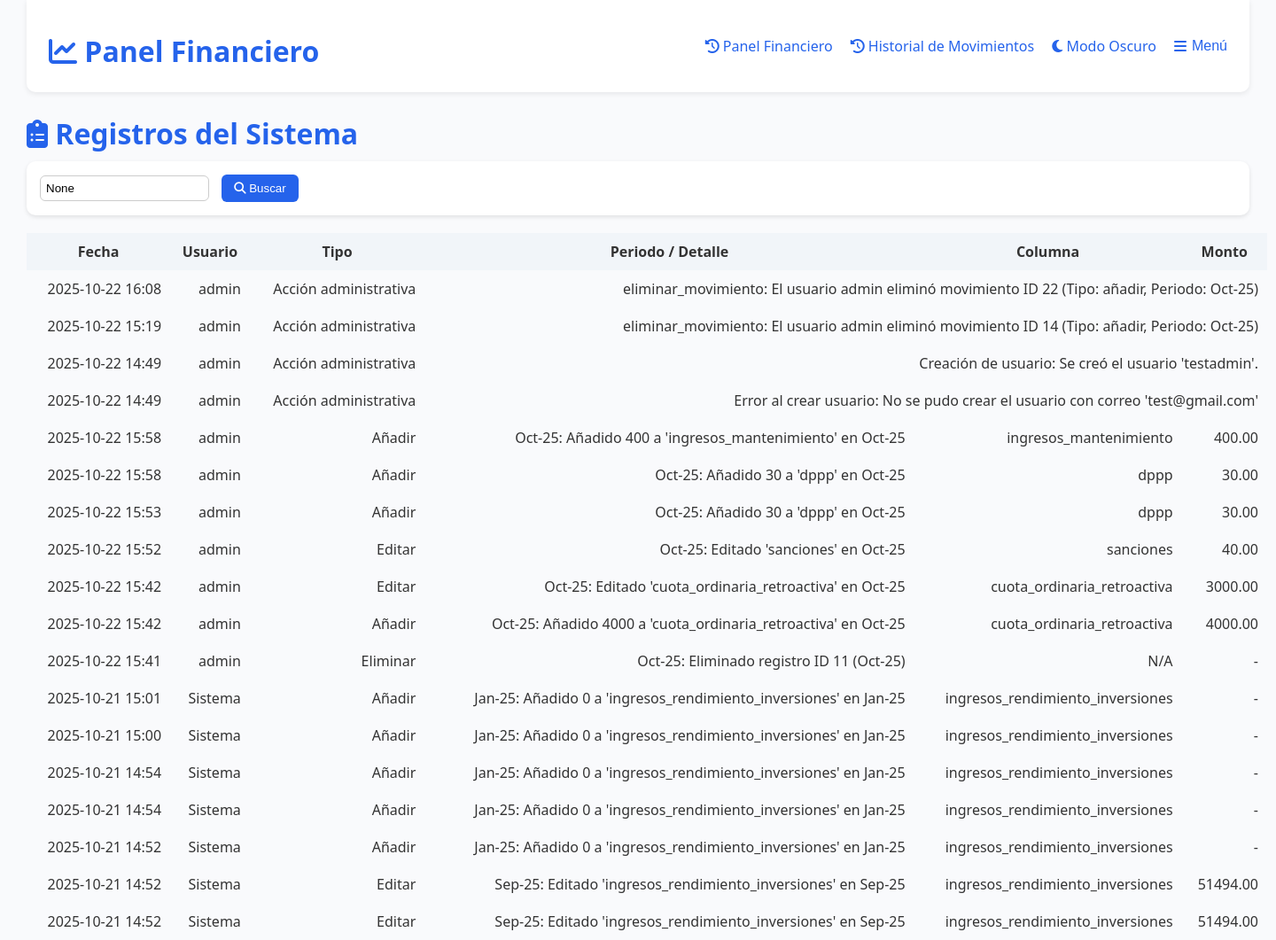
The page /logs/ (signed in) on the database as committed earlier.
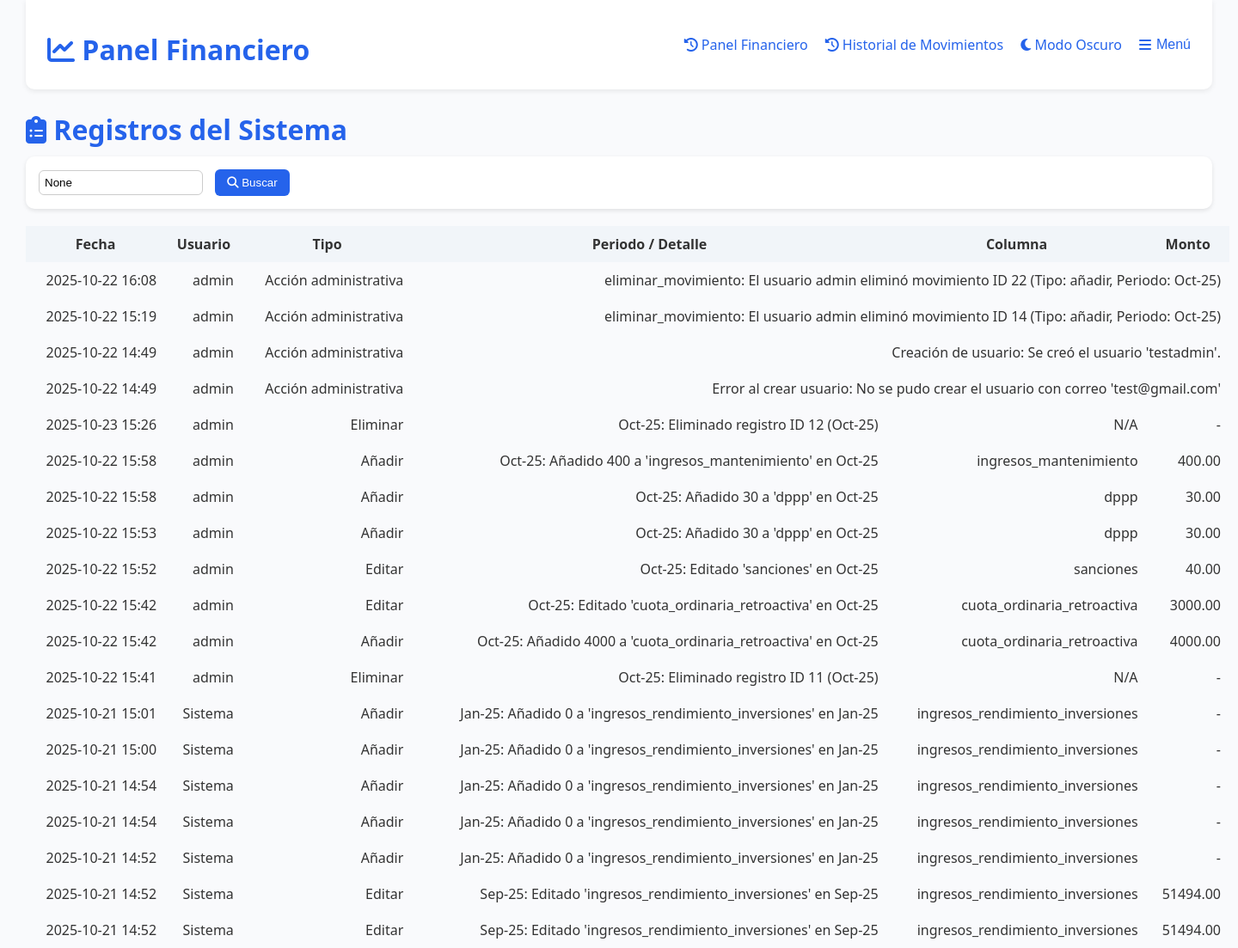
The same page on the database as committed later.
### dashboard/models.py (models this page shows, shortened)
class SystemLog(models.Model):
    fecha = models.DateTimeField(auto_now_add=True)
    usuario = models.ForeignKey(User, on_delete=models.SET_NULL, null=True, blank=True)
    accion = models.CharField(max_length=200)
    detalle = models.TextField(blank=True)
    class Meta:
        ordering = ["-fecha"]

class MovimientoLog(models.Model):
    fecha = models.DateTimeField(default=timezone.now)
    usuario = models.ForeignKey(User, on_delete=models.SET_NULL, null=True, blank=True)
    tipo = models.CharField(max_length=20)  # "añadir", "editar", "eliminar"
    periodo = models.CharField(max_length=20, null=True, blank=True)
    columna = models.CharField(max_length=50, null=True, blank=True)
    monto = models.DecimalField(max_digits=12, decimal_places=2, null=True, blank=True)
    observaciones = models.TextField(blank=True, null=True)

### dashboard/views.py (the view)
# urls.py: path("logs/", views.admin_logs, name="admin_logs"),
@login_required
@user_passes_test(lambda u: u.is_staff)
def admin_logs(request):
    movimientos = MovimientoLog.objects.select_related("usuario").all().order_by("-fecha")
    logs = SystemLog.objects.select_related("usuario").all()
    usuario_filtro = request.GET.get("usuario")
    if usuario_filtro:
        logs = logs.filter(usuario__username__icontains=usuario_filtro)
    return render(request, "finanzas/admin_logs.html", {
        "logs": logs,
        "movimientos": movimientos,
        "usuario_filtro": usuario_filtro
        })

### dashboard/templates/finanzas/admin_logs.html (shortened to what this page needs)
{% extends "finanzas/base.html" %}
{% load static %}
{% block content %}
<h1><i class="fa-solid fa-clipboard-list"></i> Registros del Sistema</h1>
<form method="get" class="filter-form">
  <input type="text" name="usuario" value="{{ usuario_filtro }}" placeholder="Filtrar por usuario">
  <button type="submit"><i class="fas fa-search"></i> Buscar</button>
</form>
<table class="logs-table">
  <thead>
    <tr>
      <th>Fecha</th>
      <th>Usuario</th>
      <th>Tipo</th>
      <th>Periodo / Detalle</th>
      <th>Columna</th>
      <th>Monto</th>
    </tr>
  </thead>
  <tbody>
    {% for log in logs %}
    <tr>
      <td>{{ log.fecha|date:"Y-m-d H:i" }}</td>
      <td>{% if log.usuario %}{{ log.usuario.username }}{% else %}Sistema{% endif %}</td>
      <td>Acción administrativa</td>
      <td colspan="3">{{ log.accion }}{% if log.detalle %}: {{ log.detalle }}{% endif %}</td>
    </tr>
    {% endfor %}
    {% for mov in movimientos %}
    <tr>
      <td>{{ mov.fecha|date:"Y-m-d H:i" }}</td>
      <td>{% if mov.usuario %}{{ mov.usuario.username }}{% else %}Sistema{% endif %}</td>
      <td>{{ mov.tipo|capfirst }}</td>
      <td>{{ mov.periodo }}{% if mov.observaciones %}: {{ mov.observaciones }}{% endif %}</td>
      <td>{{ mov.columna|default:"-" }}</td>
      <td>{{ mov.monto|default:"-" }}</td>
    </tr>
    {% endfor %}
  </tbody>
</table>
{% endblock %}

Rows that differ between the two databases and show on the page:
added MovimientoLog: fecha "2025-10-23 15:26", usuario.username "admin", tipo "Eliminar", periodo "Oct-25", observaciones "Eliminado registro ID 12 (Oct-25)", columna "N/A", monto "-"
